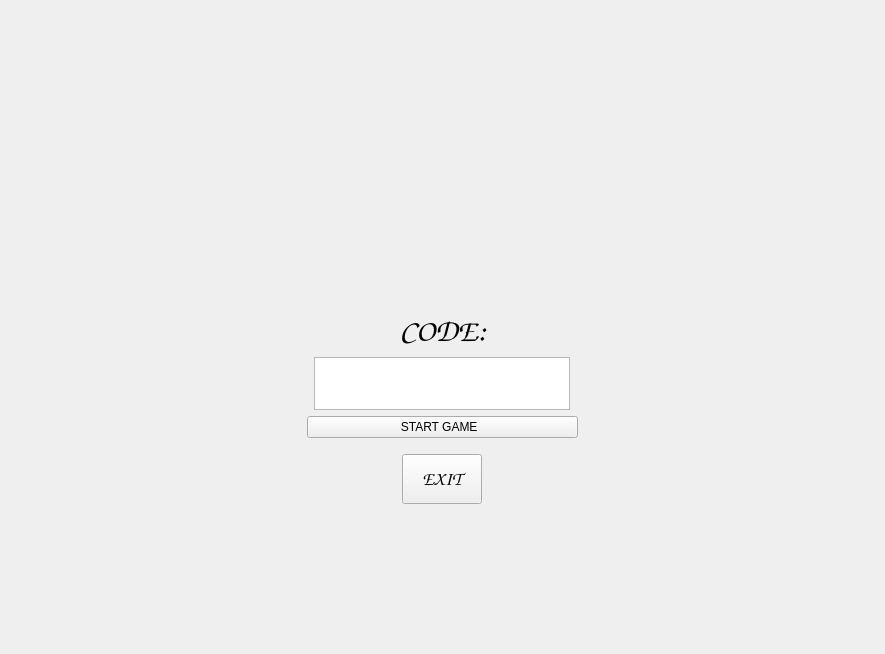
<?xml version="1.0" encoding="UTF-8"?>
<ui version="4.0">
 <class>LoginWindowClass</class>
 <widget class="QMainWindow" name="LoginWindowClass">
  <property name="geometry">
   <rect>
    <x>0</x>
    <y>0</y>
    <width>885</width>
    <height>654</height>
   </rect>
  </property>
  <property name="minimumSize">
   <size>
    <width>0</width>
    <height>0</height>
   </size>
  </property>
  <property name="windowTitle">
   <string>LoginWindow</string>
  </property>
  <property name="styleSheet">
   <string notr="true">background-image: url(':/Images/fundal.jpg');</string>
  </property>
  <property name="iconSize">
   <size>
    <width>10</width>
    <height>10</height>
   </size>
  </property>
  <widget class="QWidget" name="centralWidget">
   <property name="enabled">
    <bool>true</bool>
   </property>
   <property name="toolTip">
    <string>&lt;!DOCTYPE HTML PUBLIC &quot;-//W3C//DTD HTML 4.0//EN&quot; &quot;http://www.w3.org/TR/REC-html40/strict.dtd&quot;&gt;
&lt;html&gt;&lt;head&gt;&lt;meta name=&quot;qrichtext&quot; content=&quot;1&quot; /&gt;&lt;meta charset=&quot;utf-8&quot; /&gt;&lt;style type=&quot;text/css&quot;&gt;
p, li { white-space: pre-wrap; }
hr { height: 1px; border-width: 0; }
li.unchecked::marker { content: &quot;\2610&quot;; }
li.checked::marker { content: &quot;\2612&quot;; }
&lt;/style&gt;&lt;/head&gt;&lt;body style=&quot; font-family:'Segoe UI'; font-size:9pt; font-weight:400; font-style:normal;&quot;&gt;
&lt;p style=&quot; margin-top:0px; margin-bottom:0px; margin-left:0px; margin-right:0px; -qt-block-indent:0; text-indent:0px;&quot;&gt;Vertical Spacer&lt;/p&gt;
&lt;p style=&quot;-qt-paragraph-type:empty; margin-top:0px; margin-bottom:0px; margin-left:0px; margin-right:0px; -qt-block-indent:0; text-indent:0px;&quot;&gt;&lt;br /&gt;&lt;/p&gt;&lt;/body&gt;&lt;/html&gt;</string>
   </property>
   <property name="whatsThis">
    <string>&lt;html&gt;&lt;head/&gt;&lt;body&gt;&lt;p&gt;fefew&lt;/p&gt;&lt;/body&gt;&lt;/html&gt;</string>
   </property>
   <layout class="QGridLayout" name="gridLayout">
    <property name="sizeConstraint">
     <enum>QLayout::SetNoConstraint</enum>
    </property>
    <property name="leftMargin">
     <number>50</number>
    </property>
    <property name="topMargin">
     <number>50</number>
    </property>
    <property name="rightMargin">
     <number>50</number>
    </property>
    <property name="bottomMargin">
     <number>50</number>
    </property>
    <property name="spacing">
     <number>50</number>
    </property>
    <item row="0" column="0">
     <layout class="QVBoxLayout" name="verticalLayout">
      <property name="spacing">
       <number>5</number>
      </property>
      <property name="sizeConstraint">
       <enum>QLayout::SetNoConstraint</enum>
      </property>
      <property name="leftMargin">
       <number>100</number>
      </property>
      <property name="topMargin">
       <number>100</number>
      </property>
      <property name="rightMargin">
       <number>100</number>
      </property>
      <property name="bottomMargin">
       <number>100</number>
      </property>
      <item alignment="Qt::AlignHCenter">
       <widget class="QLabel" name="logo">
        <property name="sizePolicy">
         <sizepolicy hsizetype="Fixed" vsizetype="Fixed">
          <horstretch>0</horstretch>
          <verstretch>0</verstretch>
         </sizepolicy>
        </property>
        <property name="maximumSize">
         <size>
          <width>600</width>
          <height>200</height>
         </size>
        </property>
        <property name="layoutDirection">
         <enum>Qt::LeftToRight</enum>
        </property>
        <property name="autoFillBackground">
         <bool>false</bool>
        </property>
        <property name="text">
         <string/>
        </property>
        <property name="pixmap">
         <pixmap>Logo.png</pixmap>
        </property>
        <property name="scaledContents">
         <bool>true</bool>
        </property>
        <property name="alignment">
         <set>Qt::AlignCenter</set>
        </property>
       </widget>
      </item>
      <item>
       <widget class="QStackedWidget" name="stackedWidget">
        <property name="maximumSize">
         <size>
          <width>600</width>
          <height>150</height>
         </size>
        </property>
        <property name="currentIndex">
         <number>4</number>
        </property>
        <widget class="QWidget" name="mainPage">
         <layout class="QHBoxLayout" name="horizontalLayout">
          <item>
           <widget class="QPushButton" name="goToLoginButton">
            <property name="maximumSize">
             <size>
              <width>400</width>
              <height>60</height>
             </size>
            </property>
            <property name="font">
             <font>
              <family>Comic Sans MS</family>
              <pointsize>14</pointsize>
              <bold>true</bold>
             </font>
            </property>
            <property name="layoutDirection">
             <enum>Qt::LeftToRight</enum>
            </property>
            <property name="styleSheet">
             <string notr="true">background-image: url(':/Images/white.jpg');</string>
            </property>
            <property name="text">
             <string>LOG IN</string>
            </property>
           </widget>
          </item>
          <item>
           <widget class="QPushButton" name="goToRegisterButton">
            <property name="maximumSize">
             <size>
              <width>400</width>
              <height>60</height>
             </size>
            </property>
            <property name="font">
             <font>
              <family>Comic Sans MS</family>
              <pointsize>16</pointsize>
              <bold>true</bold>
             </font>
            </property>
            <property name="layoutDirection">
             <enum>Qt::LeftToRight</enum>
            </property>
            <property name="autoFillBackground">
             <bool>false</bool>
            </property>
            <property name="styleSheet">
             <string notr="true">background-image:url(':/Images/white.jpg');</string>
            </property>
            <property name="text">
             <string>REGISTER</string>
            </property>
           </widget>
          </item>
         </layout>
        </widget>
        <widget class="QWidget" name="loginPage">
         <layout class="QGridLayout" name="gridLayout_2">
          <item row="2" column="0">
           <widget class="QLabel" name="passwordLabelLogin">
            <property name="text">
             <string>PASSWORD</string>
            </property>
           </widget>
          </item>
          <item row="0" column="0">
           <widget class="QLabel" name="usernameLabelLogin">
            <property name="text">
             <string>USERNAME</string>
            </property>
           </widget>
          </item>
          <item row="3" column="2">
           <widget class="QPushButton" name="loginButton">
            <property name="text">
             <string>LOGIN</string>
            </property>
           </widget>
          </item>
          <item row="4" column="2">
           <widget class="QPushButton" name="backButtonLogin">
            <property name="text">
             <string>BACK</string>
            </property>
           </widget>
          </item>
          <item row="0" column="2">
           <widget class="QLineEdit" name="lineEditUsernameLogin"/>
          </item>
          <item row="2" column="2">
           <widget class="QLineEdit" name="lineEditPasswordLogin"/>
          </item>
         </layout>
        </widget>
        <widget class="QWidget" name="registerPage">
         <layout class="QGridLayout" name="gridLayout_3">
          <item row="2" column="1">
           <widget class="QPushButton" name="registerButton">
            <property name="text">
             <string>REGISTRE</string>
            </property>
           </widget>
          </item>
          <item row="1" column="0">
           <widget class="QLabel" name="passwordLabelRegister">
            <property name="text">
             <string> PASSWORD</string>
            </property>
           </widget>
          </item>
          <item row="0" column="0">
           <widget class="QLabel" name="usernameLabelRegister">
            <property name="text">
             <string>USERNAME</string>
            </property>
           </widget>
          </item>
          <item row="3" column="1">
           <widget class="QPushButton" name="backButtonRegister">
            <property name="text">
             <string>BACK</string>
            </property>
           </widget>
          </item>
          <item row="0" column="1">
           <widget class="QLineEdit" name="lineEditUsernameRegister"/>
          </item>
          <item row="1" column="1">
           <widget class="QLineEdit" name="lineEditPasswordRegister"/>
          </item>
         </layout>
        </widget>
        <widget class="QWidget" name="lobbyPage">
         <widget class="QPushButton" name="backButtonLobby">
          <property name="geometry">
           <rect>
            <x>140</x>
            <y>90</y>
            <width>311</width>
            <height>51</height>
           </rect>
          </property>
          <property name="text">
           <string>BACK</string>
          </property>
         </widget>
         <widget class="QWidget" name="horizontalLayoutWidget">
          <property name="geometry">
           <rect>
            <x>140</x>
            <y>10</y>
            <width>307</width>
            <height>80</height>
           </rect>
          </property>
          <layout class="QHBoxLayout" name="horizontalLayout_2">
           <item alignment="Qt::AlignHCenter">
            <widget class="QPushButton" name="goToCreateGameButton">
             <property name="maximumSize">
              <size>
               <width>400</width>
               <height>60</height>
              </size>
             </property>
             <property name="font">
              <font>
               <family>Comic Sans MS</family>
               <pointsize>16</pointsize>
               <bold>true</bold>
              </font>
             </property>
             <property name="layoutDirection">
              <enum>Qt::LeftToRight</enum>
             </property>
             <property name="autoFillBackground">
              <bool>false</bool>
             </property>
             <property name="styleSheet">
              <string notr="true">background-image:url(':/Images/white.jpg');</string>
             </property>
             <property name="text">
              <string>CREATE GAME</string>
             </property>
            </widget>
           </item>
           <item>
            <widget class="QPushButton" name="goToJoinGameButton">
             <property name="maximumSize">
              <size>
               <width>400</width>
               <height>60</height>
              </size>
             </property>
             <property name="font">
              <font>
               <family>Comic Sans MS</family>
               <pointsize>16</pointsize>
               <bold>true</bold>
              </font>
             </property>
             <property name="layoutDirection">
              <enum>Qt::LeftToRight</enum>
             </property>
             <property name="autoFillBackground">
              <bool>false</bool>
             </property>
             <property name="styleSheet">
              <string notr="true">background-image:url(':/Images/white.jpg');</string>
             </property>
             <property name="text">
              <string>JOIN GAME</string>
             </property>
            </widget>
           </item>
          </layout>
         </widget>
        </widget>
        <widget class="QWidget" name="createGamePage">
         <layout class="QVBoxLayout" name="verticalLayout_3">
          <item>
           <widget class="QLabel" name="codeLabel">
            <property name="font">
             <font>
              <family>Comic Sans MS</family>
              <pointsize>24</pointsize>
              <bold>true</bold>
             </font>
            </property>
            <property name="text">
             <string>CODE:</string>
            </property>
            <property name="alignment">
             <set>Qt::AlignCenter</set>
            </property>
           </widget>
          </item>
          <item alignment="Qt::AlignHCenter">
           <widget class="QTextBrowser" name="codeGenerator"/>
          </item>
          <item alignment="Qt::AlignHCenter|Qt::AlignVCenter">
           <widget class="QPushButton" name="startGameButton">
            <property name="text">
             <string>                           START GAME                             </string>
            </property>
           </widget>
          </item>
         </layout>
        </widget>
        <widget class="QWidget" name="joinGamePAge">
         <widget class="QWidget" name="verticalLayoutWidget">
          <property name="geometry">
           <rect>
            <x>140</x>
            <y>20</y>
            <width>301</width>
            <height>131</height>
           </rect>
          </property>
          <layout class="QVBoxLayout" name="verticalLayout_4">
           <item>
            <widget class="QLabel" name="insertCodeLabel">
             <property name="maximumSize">
              <size>
               <width>16777215</width>
               <height>30</height>
              </size>
             </property>
             <property name="font">
              <font>
               <family>Comic Sans MS</family>
               <pointsize>24</pointsize>
              </font>
             </property>
             <property name="text">
              <string>INSERT CODE</string>
             </property>
             <property name="alignment">
              <set>Qt::AlignCenter</set>
             </property>
            </widget>
           </item>
           <item>
            <widget class="QPlainTextEdit" name="insertCodeBox">
             <property name="maximumSize">
              <size>
               <width>16777215</width>
               <height>30</height>
              </size>
             </property>
             <property name="plainText">
              <string/>
             </property>
            </widget>
           </item>
           <item>
            <widget class="QPushButton" name="joinGameButton">
             <property name="text">
              <string>JOIN GAME</string>
             </property>
            </widget>
           </item>
          </layout>
         </widget>
        </widget>
       </widget>
      </item>
      <item alignment="Qt::AlignHCenter">
       <widget class="QPushButton" name="exitButton">
        <property name="sizePolicy">
         <sizepolicy hsizetype="Expanding" vsizetype="Expanding">
          <horstretch>100</horstretch>
          <verstretch>100</verstretch>
         </sizepolicy>
        </property>
        <property name="maximumSize">
         <size>
          <width>200</width>
          <height>50</height>
         </size>
        </property>
        <property name="font">
         <font>
          <family>Comic Sans MS</family>
          <pointsize>14</pointsize>
          <bold>true</bold>
         </font>
        </property>
        <property name="layoutDirection">
         <enum>Qt::LeftToRight</enum>
        </property>
        <property name="text">
         <string>EXIT</string>
        </property>
       </widget>
      </item>
     </layout>
    </item>
   </layout>
  </widget>
 </widget>
 <layoutdefault spacing="6" margin="11"/>
 <resources>
  <include location="Client.qrc"/>
 </resources>
 <connections/>
</ui>
